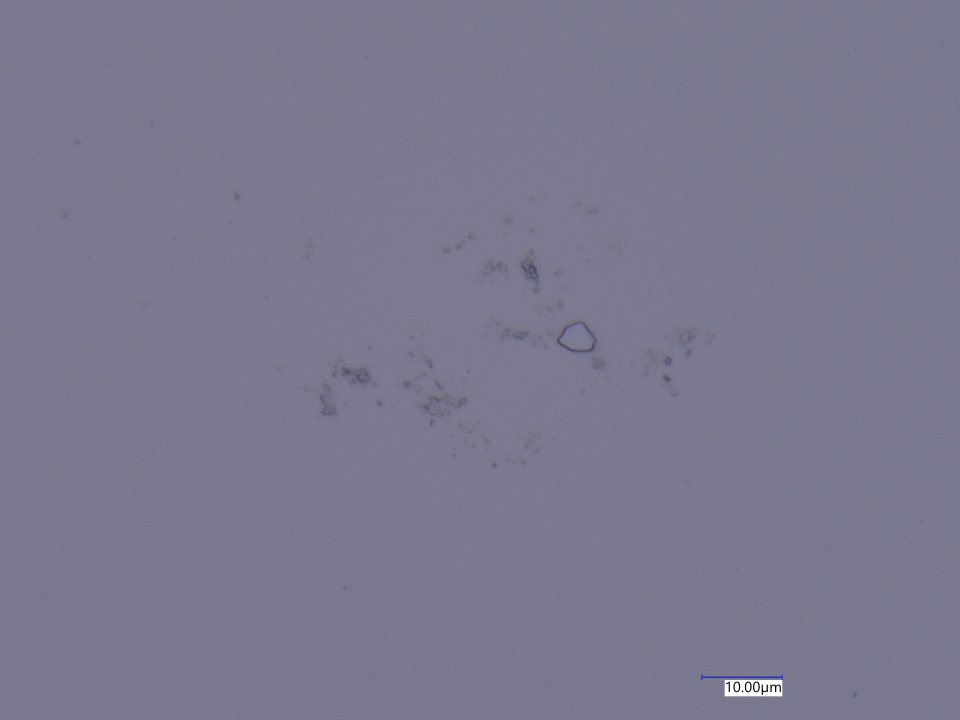
#> input picture PBS 2500X/PBS on Coverslip 2500x full coaxial.jpg, 2880 x 2160 px (shown at 1/3 size); its folder holds 4 pictures in this run
$ python pls.py
#> lines starting #> are read from the running program, lines starting #| are printed output that depends on the picture
import re
import os
import csv
import glob
import pandas as pd
import cv2 as cv
import pytesseract
import numpy as np
import matplotlib.pyplot as plt
from skimage.filters.rank import entropy
from skimage.morphology import disk
from skimage.util import img_as_ubyte
from skimage.filters import threshold_minimum, threshold_yen
from scipy.ndimage import binary_fill_holes
from matplotlib.widgets import RectangleSelector
pytesseract.pytesseract.tesseract_cmd = r"C:\Program Files\Tesseract-OCR\tesseract.exe"

# Path for batch images
path = os.path.join("PBS 2500X","PBS on Coverslip 2500x full coaxial.jpg")

reprocess = []

# [60 lines left out: function manual_scale_selection, not called in this run]


# Scale calibration data
scale_data = {
    100: {"scale_length_um": 1000, "ratio_um_per_pixel": 1000 / 968},
    500: {"scale_length_um": 500, "ratio_um_per_pixel": 500 / 244},
    700: {"scale_length_um": 50, "ratio_um_per_pixel": 50 / 341},
    1000: {"scale_length_um": 10, "ratio_um_per_pixel": 10 / 98},
    2500: {"scale_length_um": 10, "ratio_um_per_pixel": 10 / 242}
}

# Initialize list to store all data for Excel output
all_data = []

# Loop through all images
for file in glob.glob(path):
    print(f"Processing file: {file}")
    img = cv.imread(file)
#> img is the input picture: shape (2160, 2880, 3); mean B, G, R 142.7, 120.9, 122.6
    if img is None:
        print(f"Warning: Could not read image {file}. Skipping.")
        reprocess.append(file)
        continue

    # Detect magnification from filename
    match = re.search(r"\b(\d{2,4})x\b", os.path.basename(file), re.IGNORECASE)
    if match:
        magnification = int(match.group(1))
        print(f"Detected magnification: {magnification}x")
    else:
        print(f"Warning: Could not detect magnification from filename {file}. Saving for later.")
        reprocess.append(file)
        continue

    # Determine microns per pixel based on available scale data
    if magnification in scale_data:
        # Use predefined scale data
        micron_per_pixel = scale_data[magnification]['ratio_um_per_pixel']
        print(f"Using predefined scale data for {magnification}x: {micron_per_pixel} microns/pixel")
    else:
        # Use manual scale selection for unknown magnifications
        print(f"No scale data available for {magnification}x magnification. Using manual selection.")
        micron_per_pixel = manual_scale_selection(img, file)
        if micron_per_pixel is None:
            print(f"Skipping file {file} due to manual scale selection failure.")
            reprocess.append(file)
            continue

    print(f'Microns per pixel: {micron_per_pixel:2f}')

    # Add filename row to data
    all_data.append({
        'FIBRIL #': os.path.basename(file),
        'AREA': '',
        'LENGTH': ''
    })

    gray = cv.cvtColor(img, cv.COLOR_BGR2GRAY)
    # Focus on the bottom half of the image
    img_height, img_width = gray.shape[:2]
#> img_height = 2160; img_width = 2880
    bottom_half = gray[img_height // 2:, :]
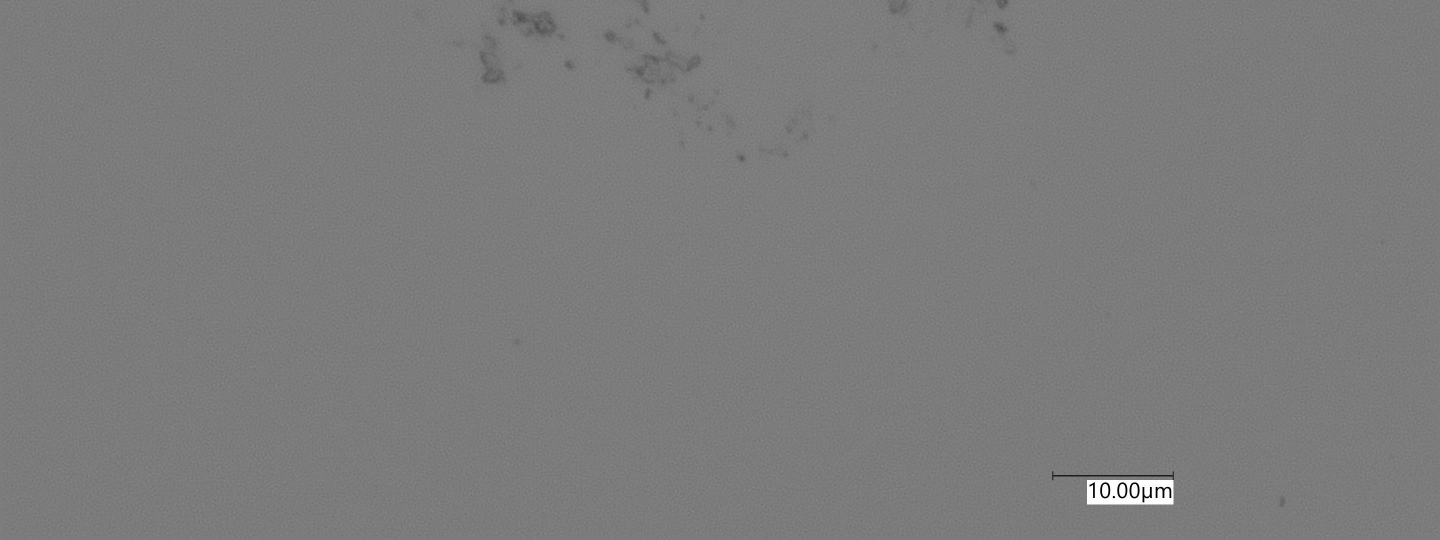
#> bottom_half: shape (1080, 2880) (shown at 1/2 size); min 0, max 255, mean 123.8

    # Run OCR and store text regions (scale bar areas)
#> (the run stopped early here; a loop or call above may not have finished)
